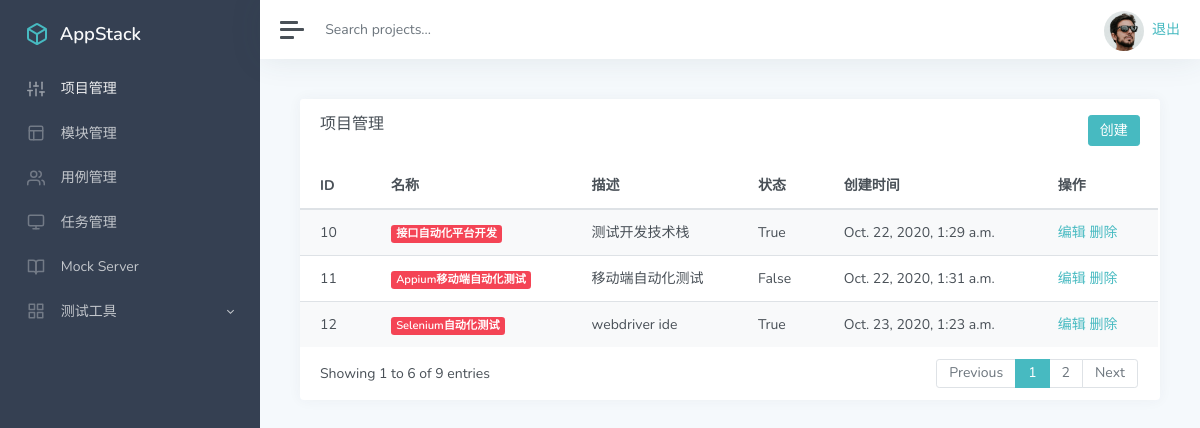
Before: /manage/ (signed in) with the older database file.
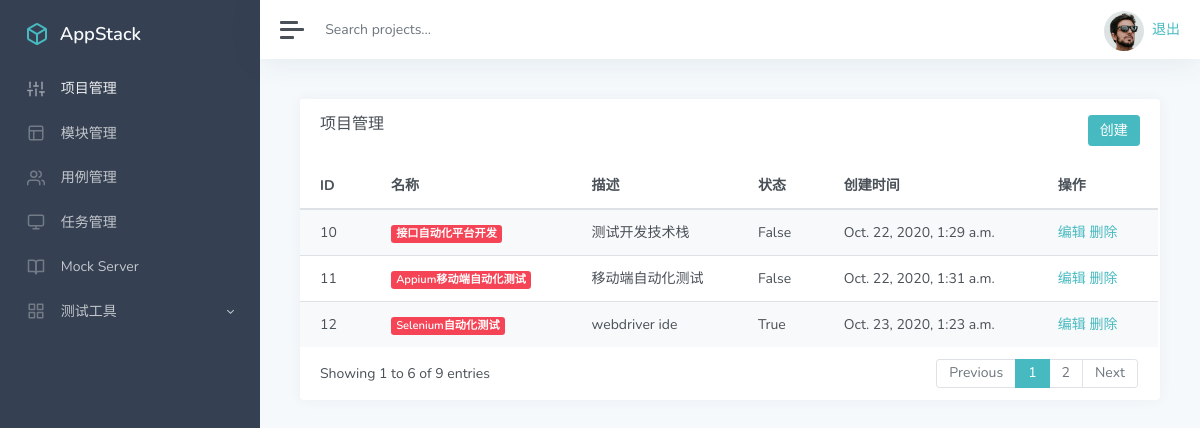
After: the same page with the newer database file.
### app_manage/models.py (models this page shows, shortened)
class Project(models.Model):
    name = models.CharField('名称',max_length=100,blank=False,default='')
    describe = models.TextField('描述',default='')
    status = models.BooleanField('状态',default=True)
    update_time = models.DateTimeField('更新时间',auto_now=True)
    create_time = models.DateTimeField('创建时间',auto_now_add=True)

### app_manage/views/project.py (the view)
# urls.py: path('',project.manage),
@login_required
def manage(request):
    project_list = Project.objects.all()
    return render(request,'project/list.html',{'projects':project_list})

### templates/project/list.html (shortened to what the changed rows need)
{% extends 'manager.html' %}
{% block manager %}
<div class="col-12 col-lg-12 d-flex">
    <div class="card flex-fill">
        <div id="datatables-dashboard-products_wrapper"
             class="dataTables_wrapper dt-bootstrap4 no-footer">
            <div class="row">
                <div class="col-sm-12">
                    <table id="datatables-dashboard-products"
                           class="table table-striped my-0 dataTable no-footer" role="grid"
                           aria-describedby="datatables-dashboard-products_info"
                           style="
                    width: 100%;
                    height: 100%;
                    ">
                        <thead>
                        <tr role="row">
                            <th>ID</th>
                            <th>名称</th>
                            <th>描述</th>
                            <th>状态</th>
                            <th>创建时间</th>
                            <th>操作</th>
                        </tr>
                        </thead>
                        <tbody>
                        {% for p in projects %}
                        <tr role="row" class="odd">
                            <td class="sorting_1">{{p.id}}</td>
                            <td><span class="badge badge-danger">{{p.name}}</span></td>
                            <td class="d-none d-xl-table-cell">{{p.describe}}</td>
                            <td class="d-none d-xl-table-cell">{{p.status}}</td>
                            <td class="d-none d-xl-table-cell">{{p.create_time}}</td>
                            <td>
                                <a href="/manage/project_edit/{{p.id}}">编辑</a>
                                <a href="/manage/project_delete/{{p.id}}">删除</a>
                            </td>
                        </tr>
                        {% endfor %}
                        </tbody>
                    </table>
                </div>
            </div>
        </div>
    </div>
{% endblock %}

Changed rows visible on the page:
changed Project "测试开发技术栈": status "True" → "False"
